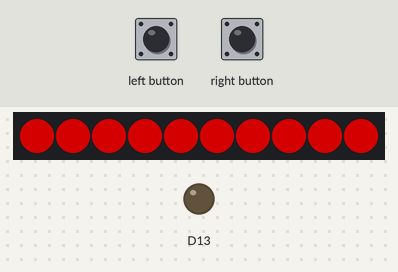
A sketch run on a simulated Adafruit Circuit Playground Express. Parts: 10 RGB LEDs in strip order, left to right, output pins drawn as LEDs (lit = HIGH). The inputs (shaded band) are chosen by the test bench. Dim RGB values are drawn brighter than linear.

Above: at 1.2 s.
1.3 s: left button pressed for 3.2 s
At 3.1 s:
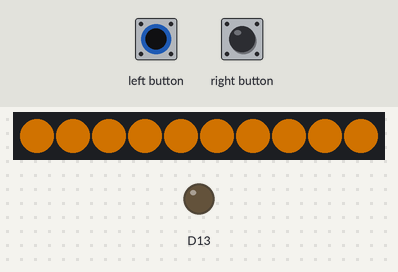
6.8 s: left button pressed for 0.15 s
At 7.95 s:
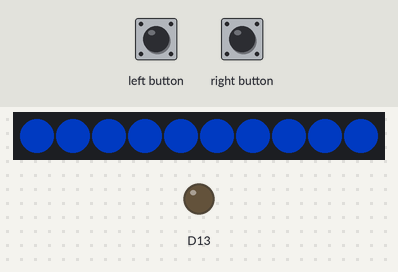
9.9 s: left button pressed for 3.2 s
At 12.6 s:
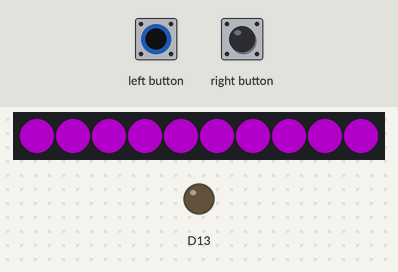
14.6 s: right button pressed for 0.15 s
At 17.29 s:
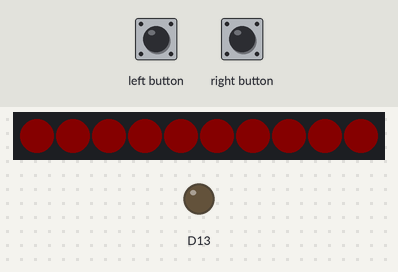
17.7 s: right button pressed for 1 s
At 18.86 s:
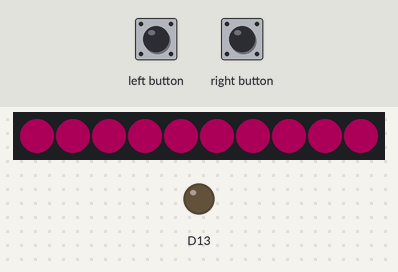
19.3 s: right button pressed for 3.2 s
At 23.1 s:
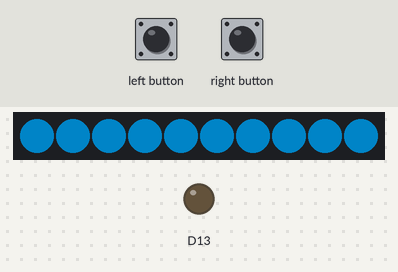

Measured:
- what the display in image 1 shows lasts 1.0 s, from 2.3 s to 3.3 s

The sketch:

breath_light.ino
```cpp
#include <Adafruit_CircuitPlayground.h>
int brightness = 0;
int fadeAmount = 2;//亮度每次變化的間隔，數字越大變化越快
int delayDuration = 10;//相同亮度停留的時間，數字越大停越久
uint8_t pixeln = 0;
uint8_t x = 0;

void setup()  {
  Serial.begin(9600);
  CircuitPlayground.begin();
}

void loop()  {
  if (CircuitPlayground.leftButton()) {//按鈕調整顏色
    x += 1;
    delay(1000);
  }
  if (CircuitPlayground.rightButton()) {//按鈕調整顏色
    x -= 1;
    delay(1000);
  }
  if (x==8){
    x=0;
  }
  for ( pixeln = 0 ; pixeln < 11 ; pixeln++) {
    CircuitPlayground.setPixelColor(pixeln, CircuitPlayground.colorWheel(30 * x));
  }
  CircuitPlayground.setBrightness(brightness);
  brightness = brightness + fadeAmount;
  if (brightness <= 0 || brightness >= 255) {
    fadeAmount = -fadeAmount ;
  }
  delay(delayDuration);
}
```
